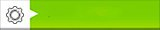
#> input picture msg.jpg, 160 x 30 px
$ python baseHttpServer.py
#> lines starting #> are read from the running program, lines starting #| are printed output that depends on the picture
from PIL import Image, ImageDraw, ImageFont
image = Image.open('msg.jpg')
#> image is the input picture: PIL image 160x30 RGB; mean R, G, B 146, 207.9, 46.2
draw = ImageDraw.Draw(image)
font = ImageFont.truetype('Roboto-Bold.ttf', size=13)
(x, y) = (50, 5)
name = 'Build: Success'
color = '#b85c00' # white color
draw.text((x, y), name, fill=color, font=font)

image.save('msg1.png')
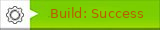
#> saved as msg1.png: PIL image 160x30 RGB; mean R, G, B 148.9, 202.2, 46.1
